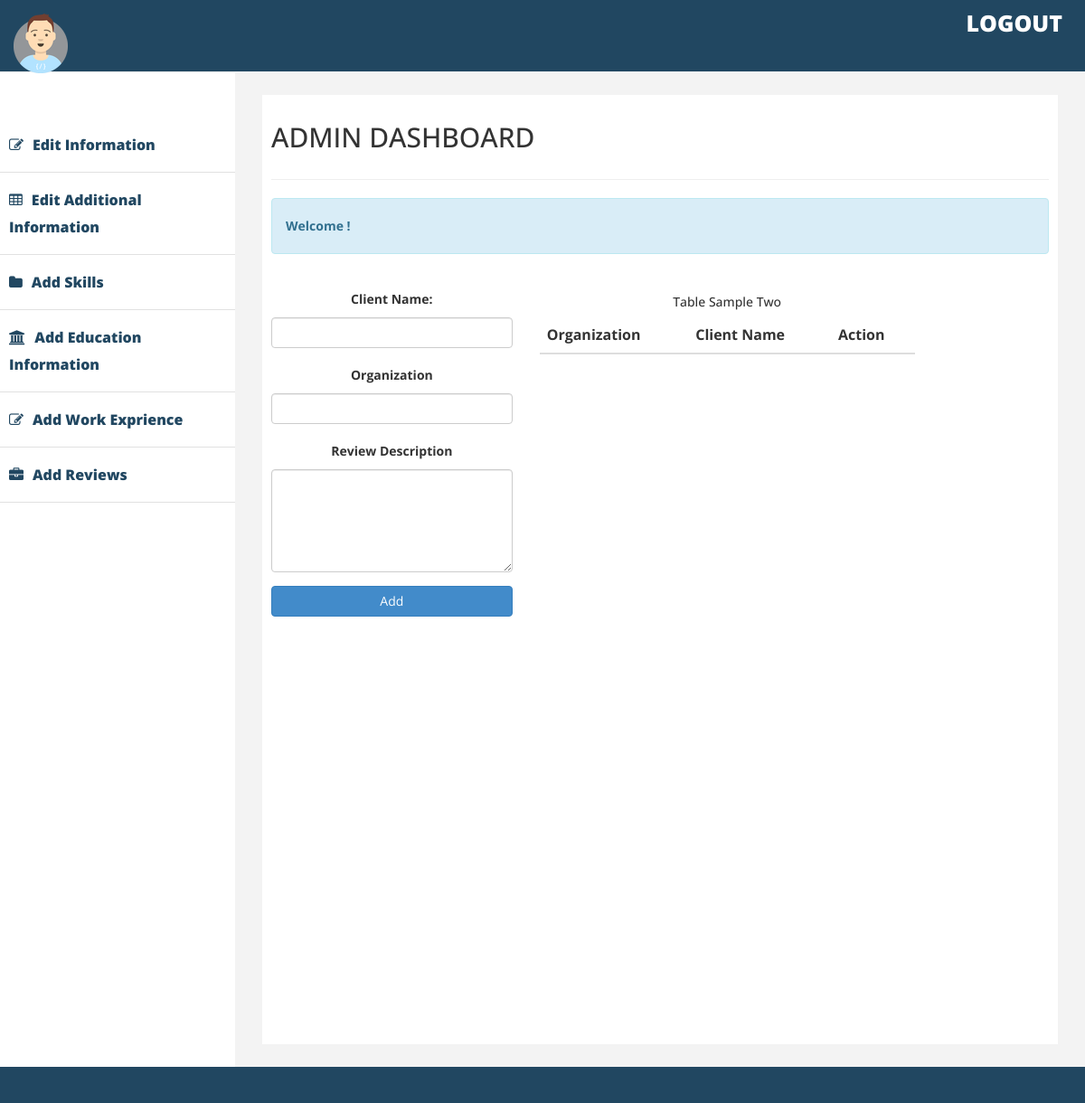
Before: /admin-dash/add-reviews with the older database file.
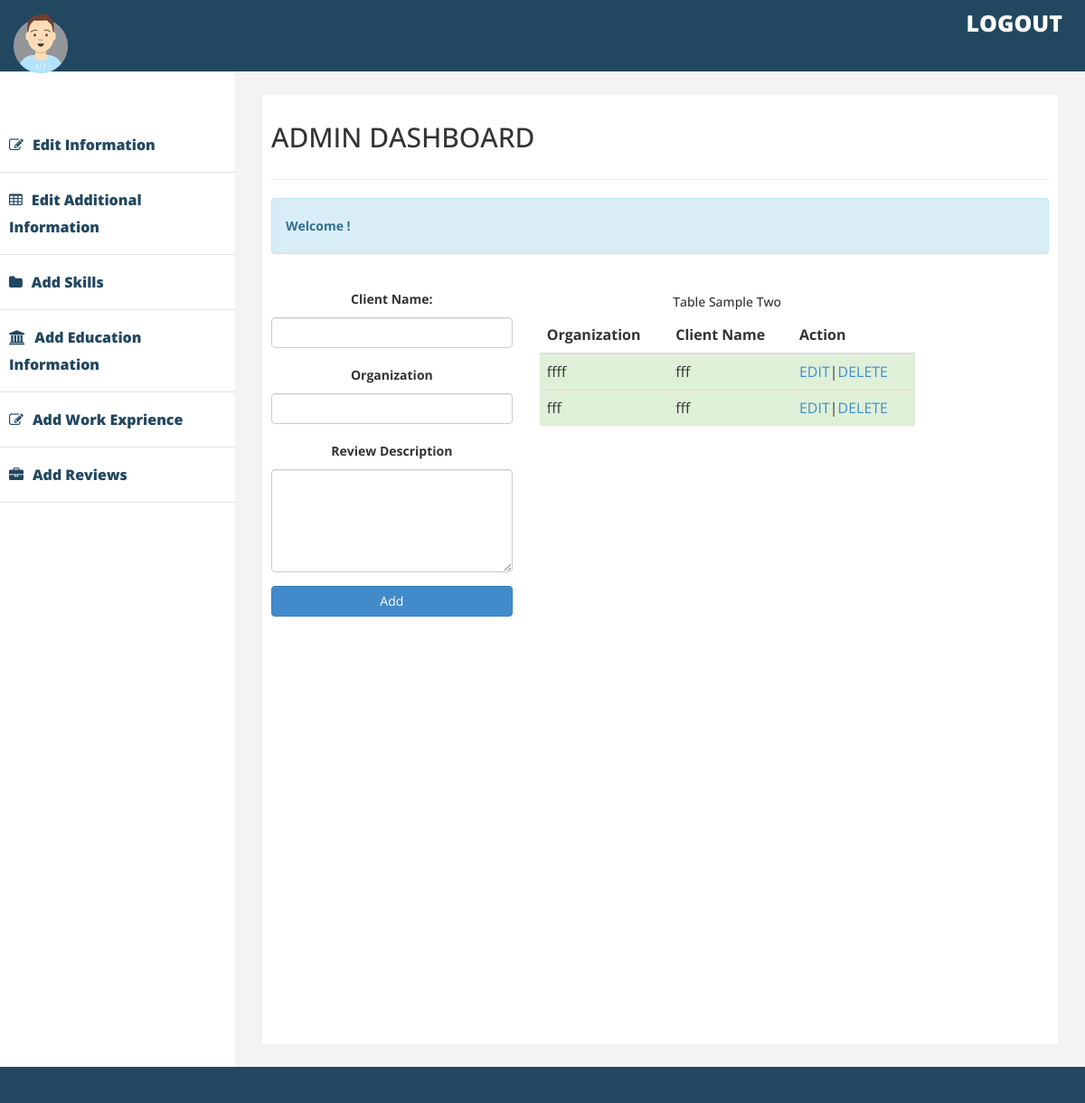
After: the same page with the newer database file.
### dashboard/models.py (models this page shows)
class Reviews(models.Model):
    clients_name=models.CharField(max_length=30)
    organization=models.CharField(max_length=30)
    review_description=models.CharField(max_length=200)

### dashboard/views.py (the view, shortened to what this page needs)
# urls.py: path('add-reviews',views.add_reviews,name='add_reviews'),
def add_reviews(request):
	reviews=Reviews.objects.all()
	return render(request,'admin_pages/add_reviews.html',{'reviews':reviews})

### templates/admin_pages/add_reviews.html (shortened to what this page needs)
{% extends 'admin_pages/base.html' %} {% block content %}
<div class="col-lg-4 col-md-4">
  <form id="add_work_exp" method="POST">
    <div class="form-group">
      <label for="comment">Client Name:</label>
      <input class="form-control" rows="5" id="clients_name" name="clients_name" />
    </div>
    <div class="form-group">
      <label for="comment">Organization</label>
      <input type="text" class="form-control" rows="5" id="organization" name="organization" />
    </div>
    <div class="form-group">
      <label for="comment">Review Description</label>
      <textarea class="form-control" rows="5" id="review_description" name="review_description"></textarea>
    </div>
    <button type="submit" class="btn btn-primary btn-block">Add</button>
  </form>
</div>
<div class="col-lg-6 col-md-6">
    <h5>Table  Sample Two</h5>
    <div class="table-responsive">
        <table class="table">
            <thead>
                <tr>
                    <th>Organization</th>
                    <th>Client Name</th>
                    <th>Action</th>
                </tr>
            </thead>
            <tbody>
                {% for review in reviews %}
                <tr class="success">
                    <td>{{review.organization}}</td>
                    <td>{{review.clients_name}}</td>
                    <td><a href="{% url 'edit_reviews' review.id %}">EDIT</a>|<a href="{% url 'delete_reviews' review.id %}">DELETE</a></td>
                </tr>
                {% endfor %}
            </tbody>
        </table>
    </div>
</div>
{% endblock %}

Changed rows visible on the page:
added Reviews: organization "ffff", clients_name "fff"
added Reviews: organization "fff", clients_name "fff"
